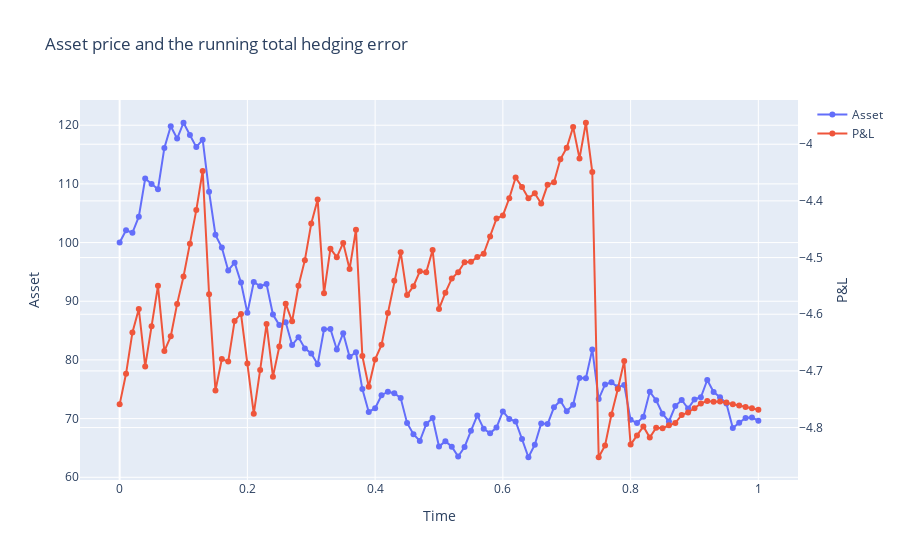

Notebook code cell kept with this figure:
### Markdown cell above
### Figure 47.7 a

### Code cell
fig = go.Figure()

fig.add_trace(go.Scatter(x=table.index, y=table['Asset'], mode='lines+markers', name='Asset', yaxis='y'))

fig.add_trace(go.Scatter(x=table.index, y=table['Hedge Error'], mode='lines+markers', name='P&L', yaxis='y2'))

fig.update_layout(
    title='Asset price and the running total hedging error', 
    xaxis_title='Time', 
    yaxis=dict(
        title = 'Asset'
    ),
    yaxis2=dict(
        title='P&L',
        overlaying = 'y',
        side = 'right'
    )
)

fig.show()
